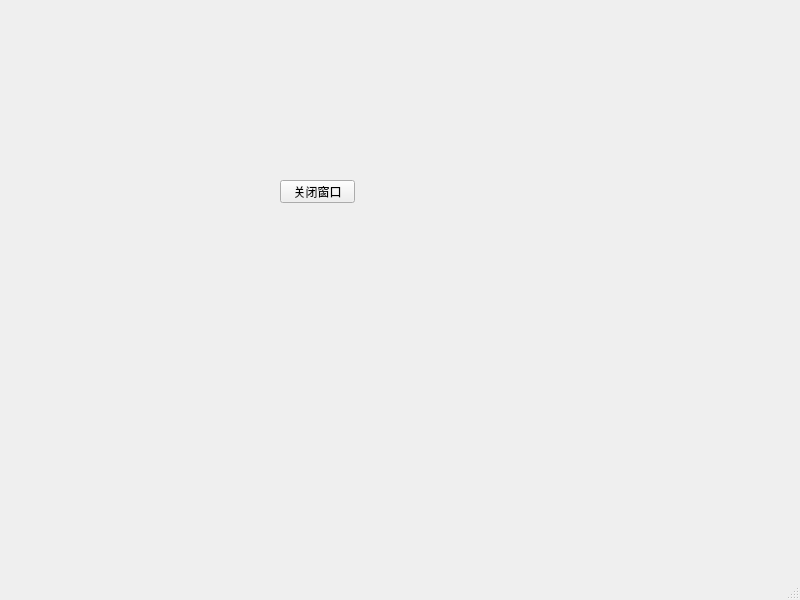
<?xml version="1.0" encoding="UTF-8"?>
<ui version="4.0">
 <class>MainWindow</class>
 <widget class="QMainWindow" name="MainWindow">
  <property name="geometry">
   <rect>
    <x>0</x>
    <y>0</y>
    <width>800</width>
    <height>600</height>
   </rect>
  </property>
  <property name="windowTitle">
   <string>MainWindow</string>
  </property>
  <widget class="QWidget" name="centralwidget">
   <widget class="QPushButton" name="pushButton">
    <property name="geometry">
     <rect>
      <x>280</x>
      <y>180</y>
      <width>75</width>
      <height>23</height>
     </rect>
    </property>
    <property name="text">
     <string>关闭窗口</string>
    </property>
   </widget>
  </widget>
  <widget class="QMenuBar" name="menubar">
   <property name="geometry">
    <rect>
     <x>0</x>
     <y>0</y>
     <width>800</width>
     <height>23</height>
    </rect>
   </property>
  </widget>
  <widget class="QStatusBar" name="statusbar"/>
 </widget>
 <resources/>
 <connections>
  <connection>
   <sender>pushButton</sender>
   <signal>clicked()</signal>
   <receiver>MainWindow</receiver>
   <slot>close()</slot>
   <hints>
    <hint type="sourcelabel">
     <x>301</x>
     <y>223</y>
    </hint>
    <hint type="destinationlabel">
     <x>299</x>
     <y>316</y>
    </hint>
   </hints>
  </connection>
 </connections>
</ui>
